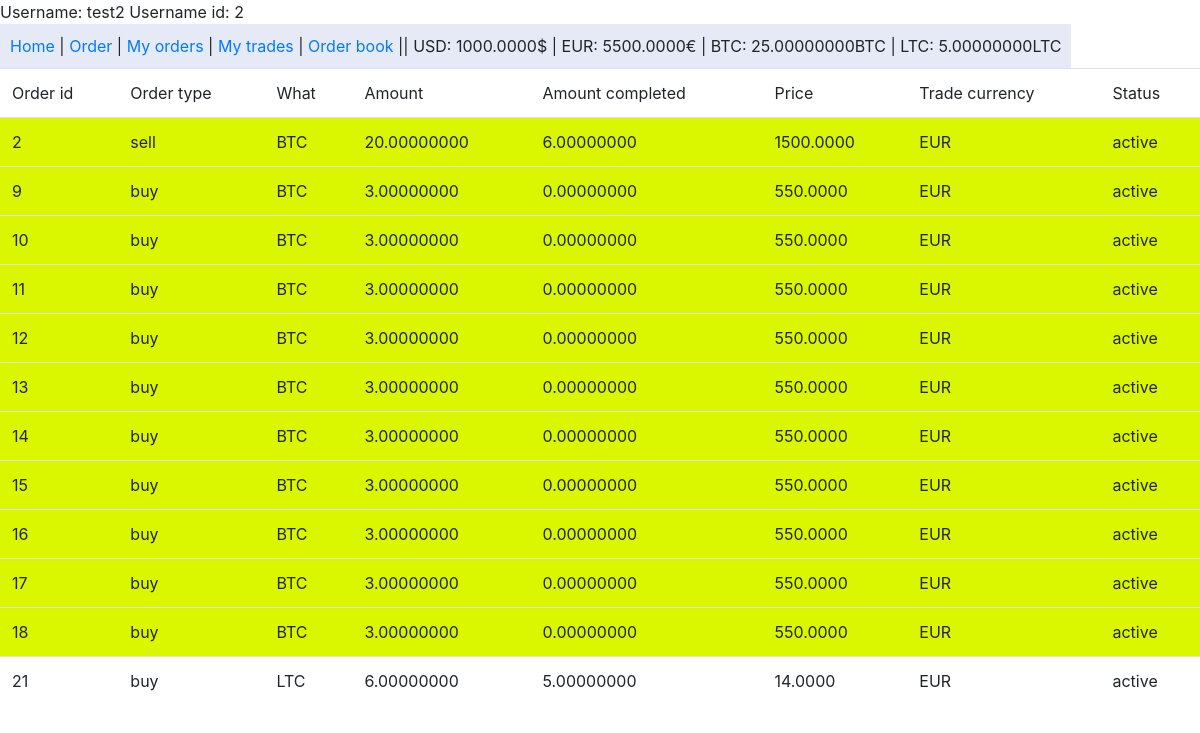
Before: /order-book/ (signed in) with the older database file.
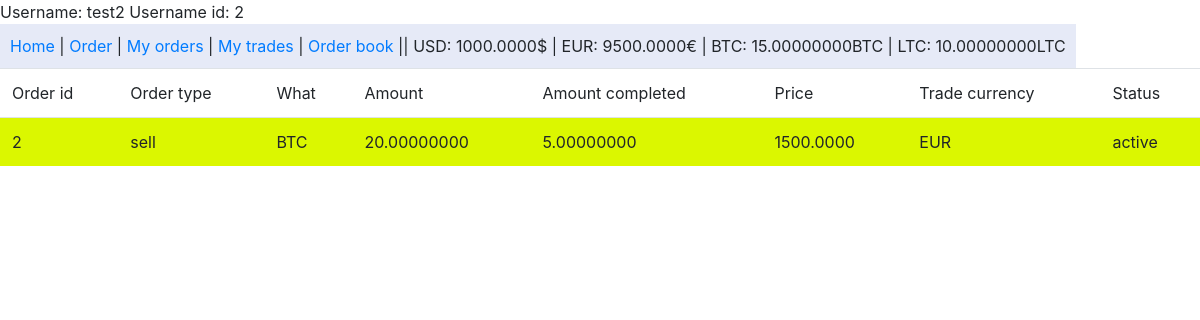
After: the same page with the newer database file.
### account/models.py (models this page shows)
class Account(SkeletonU):
    user = models.ForeignKey(User, related_name='%(app_label)s_%(class)s_user', on_delete=models.DO_NOTHING)
    usd = models.DecimalField('USD', max_digits=16, decimal_places=4, null=False, blank=False, default=0)
    eur = models.DecimalField('EUR', max_digits=16, decimal_places=4, null=False, blank=False, default=0)
    btc = models.DecimalField('BTC', max_digits=16, decimal_places=8, null=False, blank=False, default=0)
    ltc = models.DecimalField('LTC', max_digits=16, decimal_places=8, null=False, blank=False, default=0)

### order/models.py (models this page shows, shortened)
class Order(SkeletonU):
    user = models.ForeignKey(User, related_name='%(app_label)s_%(class)s_user', on_delete=models.DO_NOTHING)
    order_type = models.CharField(max_length=4, choices=order_choices, null=False, blank=False)
    what = models.CharField(max_length=3, choices=what_choices, null=False, blank=False)
    amount = models.DecimalField(_('Amount'), max_digits=16, decimal_places=8, null=False, blank=False)
    amount_completed = models.DecimalField(_('Amount completed'), max_digits=16, decimal_places=8, null=False, blank=False, default=0)
    price = models.DecimalField(_('Buy or sell at price'), max_digits=10, decimal_places=4, null=False, blank=False)
    trade_currency = models.CharField(max_length=3, choices=trade_currency_choices, null=False, blank=False)
    status = models.CharField(max_length=6, choices=status_choices, null=False, blank=False, default='ACTIVE')

### order/views.py (the view)
# urls.py: path('order-book/', order_views.order_book, name='order-book'),
@login_required
def order_book(request):
    account = Account.objects.get(user=request.user)
    orders = Order.objects.filter(status=ACTIVE)
    return render(request, 'order-book.html', {'orders': orders, 'account': account, 'user': request.user})

### templates/order-book.html
{% extends 'base.html' %}
{% block body %}
<table class="table">
    <tr>
        <td>Order id</td>
        <td>Order type</td>
        <td>What</td>
        <td>Amount</td>
        <td>Amount completed</td>
        <td>Price</td>
        <td>Trade currency</td>
        <td>Status</td>
    </tr>
    {% for o in orders %}
        <tr class="{% if o.user == user %}my-order{% endif %}" title="{% if o.user == user %}My order{% endif %}">
            <td>{{ o.id }}</td>
            <td>{{ o.order_type }}</td>
            <td>{{ o.what }}</td>
            <td>{{ o.amount}}</td>
            <td>{{ o.amount_completed}}</td>
            <td>{{ o.price }}</td>
            <td>{{ o.trade_currency }}</td>
            <td>{{ o.status }}</td>
        </tr>
    {% endfor %}
</table>
{% endblock %}

### templates/base.html (shortened to what this page needs)
<!DOCTYPE html>
<html lang="en">
<head>
    <link rel="stylesheet" href="https://maxcdn.bootstrapcdn.com/bootstrap/4.0.0/css/bootstrap.min.css">
</head>
<body>
{% block header %}
{% if account %}
    <div class="user">Username: {{ request.user.username }} Username id: {{ request.user.id }}</div>
    <ul class="headbar">
        <li><a href="{% url 'index' %}">Home</a> | </li>
        <li><a href="{% url 'order' %}">Order</a> | </li>
        <li><a href="{% url 'my-orders' %}">My orders</a> | </li>
        <li><a href="{% url 'my-trades' %}">My trades</a> |</li>
        <li><a href="{% url 'order-book' %}">Order book</a> || </li>
        <li>USD: {{ account.usd }}$ | </li>
        <li>EUR: {{ account.eur }}€ | </li>
        <li>BTC: {{ account.btc }}BTC | </li>
        <li>LTC: {{ account.ltc }}LTC</li>
    </ul>
{% endif %}
{% endblock %}
{% block body %}{% endblock %}
</body>
</html>

Changed rows visible on the page:
removed Order: id "9", order_type "buy", what "BTC", amount "3.00000000", amount_completed "0.00000000", price "550.0000", trade_currency "EUR", status "active"
removed Order: id "10", order_type "buy", what "BTC", amount "3.00000000", amount_completed "0.00000000", price "550.0000", trade_currency "EUR", status "active"
removed Order: id "11", order_type "buy", what "BTC", amount "3.00000000", amount_completed "0.00000000", price "550.0000", trade_currency "EUR", status "active"
removed Order: id "12", order_type "buy", what "BTC", amount "3.00000000", amount_completed "0.00000000", price "550.0000", trade_currency "EUR", status "active"
removed Order: id "13", order_type "buy", what "BTC", amount "3.00000000", amount_completed "0.00000000", price "550.0000", trade_currency "EUR", status "active"
removed Order: id "14", order_type "buy", what "BTC", amount "3.00000000", amount_completed "0.00000000", price "550.0000", trade_currency "EUR", status "active"
removed Order: id "15", order_type "buy", what "BTC", amount "3.00000000", amount_completed "0.00000000", price "550.0000", trade_currency "EUR", status "active"
removed Order: id "16", order_type "buy", what "BTC", amount "3.00000000", amount_completed "0.00000000", price "550.0000", trade_currency "EUR", status "active"
removed Order: id "17", order_type "buy", what "BTC", amount "3.00000000", amount_completed "0.00000000", price "550.0000", trade_currency "EUR", status "active"
removed Order: id "18", order_type "buy", what "BTC", amount "3.00000000", amount_completed "0.00000000", price "550.0000", trade_currency "EUR", status "active"
removed Order: id "21", order_type "buy", what "LTC", amount "6.00000000", amount_completed "5.00000000", price "14.0000", trade_currency "EUR", status "active"
changed Account: eur "5500.0000" → "9500.0000"; btc "25.00000000" → "15.00000000"; ltc "5.00000000" → "10.00000000"
changed Order "sell": amount_completed "6.00000000" → "5.00000000"
